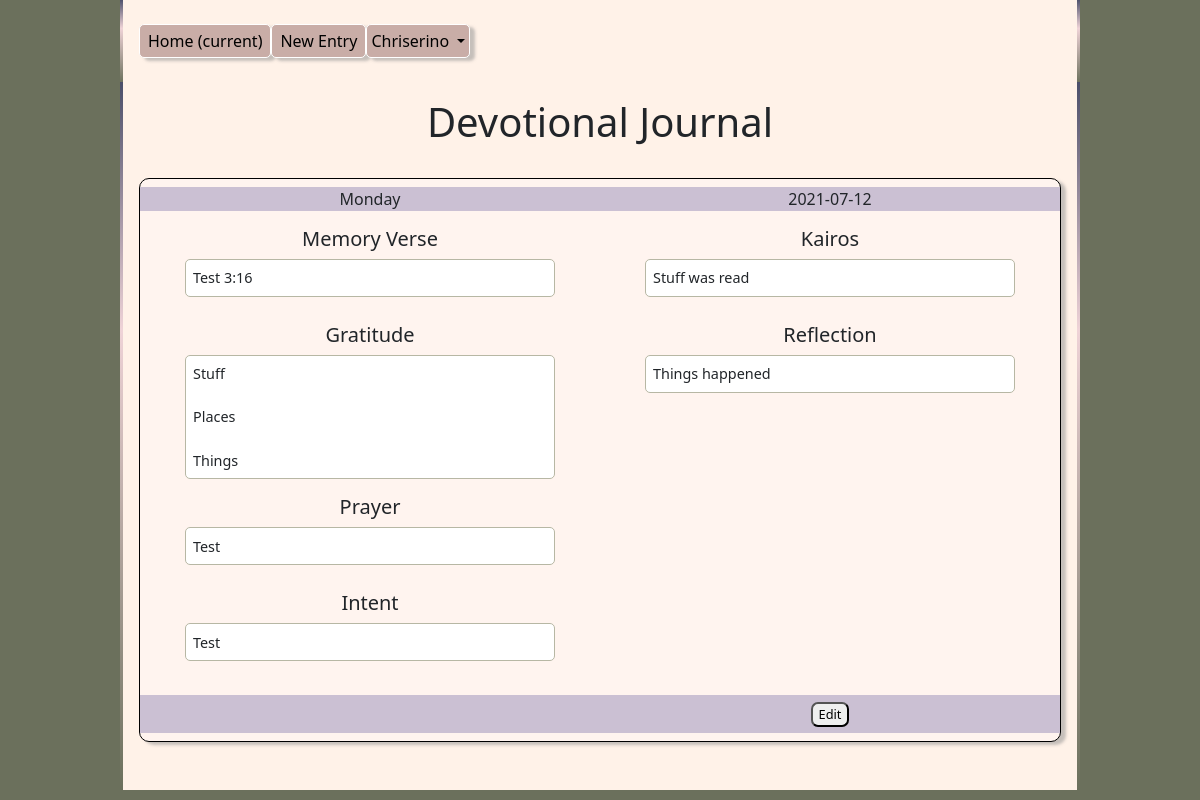
The app's page /day.php?day=2021-07-12 (signed in) with its own data.
### tables this page shows
CREATE TABLE `day` (
  `username` varchar(20) NOT NULL,
  `Today` date NOT NULL,
  `Day` text NOT NULL,
  `MemoryVerse` text DEFAULT NULL,
  `Gratitude` text DEFAULT NULL,
  `Prayer` text DEFAULT NULL,
  `Intent` text DEFAULT NULL,
  `Kairos` text NOT NULL,
  `Reflection` text DEFAULT NULL
);

### db.func.php (the view, shortened to what this page needs)
<?php
function getDayOfWeek($day)
{
    $link = connect();
    $query = "SELECT Day FROM day WHERE Today = '$day'";
    $result = $link->query($query);
    $row = $result->fetch_row();
    echo $row[0];
}
function getMemVerse($day)
{
    $link = connect();
    $username = $_SESSION["username"];
    $query = "SELECT MemoryVerse FROM day WHERE Today = '$day' AND day.username='$username'";
    $result = $link->query($query);
    $row = $result->fetch_row();
    if ($row[0] != null) {
        echo nl2br($row[0]);
    } else {
        echo " None ";
    }
}
function getGratitude($day)
{
    $link = connect();
    $username = $_SESSION["username"];
    $query = "SELECT Gratitude FROM day WHERE Today = '$day' AND day.username = '$username'";
    $result = $link->query($query);
    $row = $result->fetch_row();
    if ($row[0] != null) {
        echo nl2br($row[0]);
    } else {
        echo " None ";
    }
}
function getPrayer($day)
{
    $link = connect();
    $username = $_SESSION["username"];
    $query = "SELECT Prayer FROM day WHERE Today = '$day' AND day.username = '$username'";
    $result = $link->query($query);
    $row = $result->fetch_row();
    if ($row[0] != null) {
        echo nl2br($row[0]);
    } else {
        echo " None ";
    }
}
function getIntent($day)
{
    $link = connect();
    $username = $_SESSION["username"];
    $query = "SELECT Intent FROM day WHERE Today = '$day' AND day.username = '$username'";
    $result = $link->query($query);
    $row = $result->fetch_row();
    if ($row[0] != null) {
        echo nl2br($row[0]);
    } else {
        echo " None ";
    }
}
function getKairos($day)
{
    $link = connect();
    $username = $_SESSION["username"];
    $query = "SELECT Kairos FROM day WHERE Today = '$day' AND day.username = '$username'";
    $result = $link->query($query);
    $row = $result->fetch_row();
    if ($row[0] != null) {
        echo nl2br($row[0]);
    } else {
        echo " None ";
    }
}
function getReflection($day)
{
    $link = connect();
    $username = $_SESSION["username"];
    $query = "SELECT Reflection FROM day WHERE Today = '$day' AND day.username = '$username'";
    $result = $link->query($query);
    $row = $result->fetch_row();
    if ($row[0] != null) {
        echo $row[0];
    } else {
        echo " None ";
    }
}

### css/main.css (style rules this page uses)
body { width: 80%; margin: auto; background-color: #6b705c; }

### records on screen
day: Day "Monday", MemoryVerse "Test 3:16", Gratitude "Stuff Places Things", Prayer "Test", Intent "Test", Kairos "Stuff was read", Reflection "Things happened"

### other values on screen
$_SESSION["username"] "Chriserino"
$day "2021-07-12"
